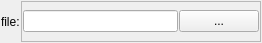
<?xml version="1.0" encoding="UTF-8"?>
<ui version="4.0">
 <class>WidgetGSLibParFile</class>
 <widget class="QWidget" name="WidgetGSLibParFile">
  <property name="geometry">
   <rect>
    <x>0</x>
    <y>0</y>
    <width>262</width>
    <height>43</height>
   </rect>
  </property>
  <property name="windowTitle">
   <string>Form</string>
  </property>
  <layout class="QHBoxLayout" name="horizontalLayout_2">
   <property name="spacing">
    <number>1</number>
   </property>
   <property name="leftMargin">
    <number>1</number>
   </property>
   <property name="topMargin">
    <number>1</number>
   </property>
   <property name="rightMargin">
    <number>1</number>
   </property>
   <property name="bottomMargin">
    <number>1</number>
   </property>
   <item>
    <widget class="QLabel" name="lblDesc">
     <property name="text">
      <string>file:</string>
     </property>
    </widget>
   </item>
   <item>
    <widget class="QFrame" name="frame">
     <property name="frameShape">
      <enum>QFrame::StyledPanel</enum>
     </property>
     <property name="frameShadow">
      <enum>QFrame::Raised</enum>
     </property>
     <layout class="QHBoxLayout" name="horizontalLayout">
      <property name="spacing">
       <number>1</number>
      </property>
      <property name="leftMargin">
       <number>1</number>
      </property>
      <property name="topMargin">
       <number>1</number>
      </property>
      <property name="rightMargin">
       <number>1</number>
      </property>
      <property name="bottomMargin">
       <number>1</number>
      </property>
      <item>
       <widget class="QLineEdit" name="txtPath"/>
      </item>
      <item>
       <widget class="QPushButton" name="btnFile">
        <property name="text">
         <string>...</string>
        </property>
       </widget>
      </item>
     </layout>
    </widget>
   </item>
  </layout>
 </widget>
 <resources/>
 <connections/>
</ui>
